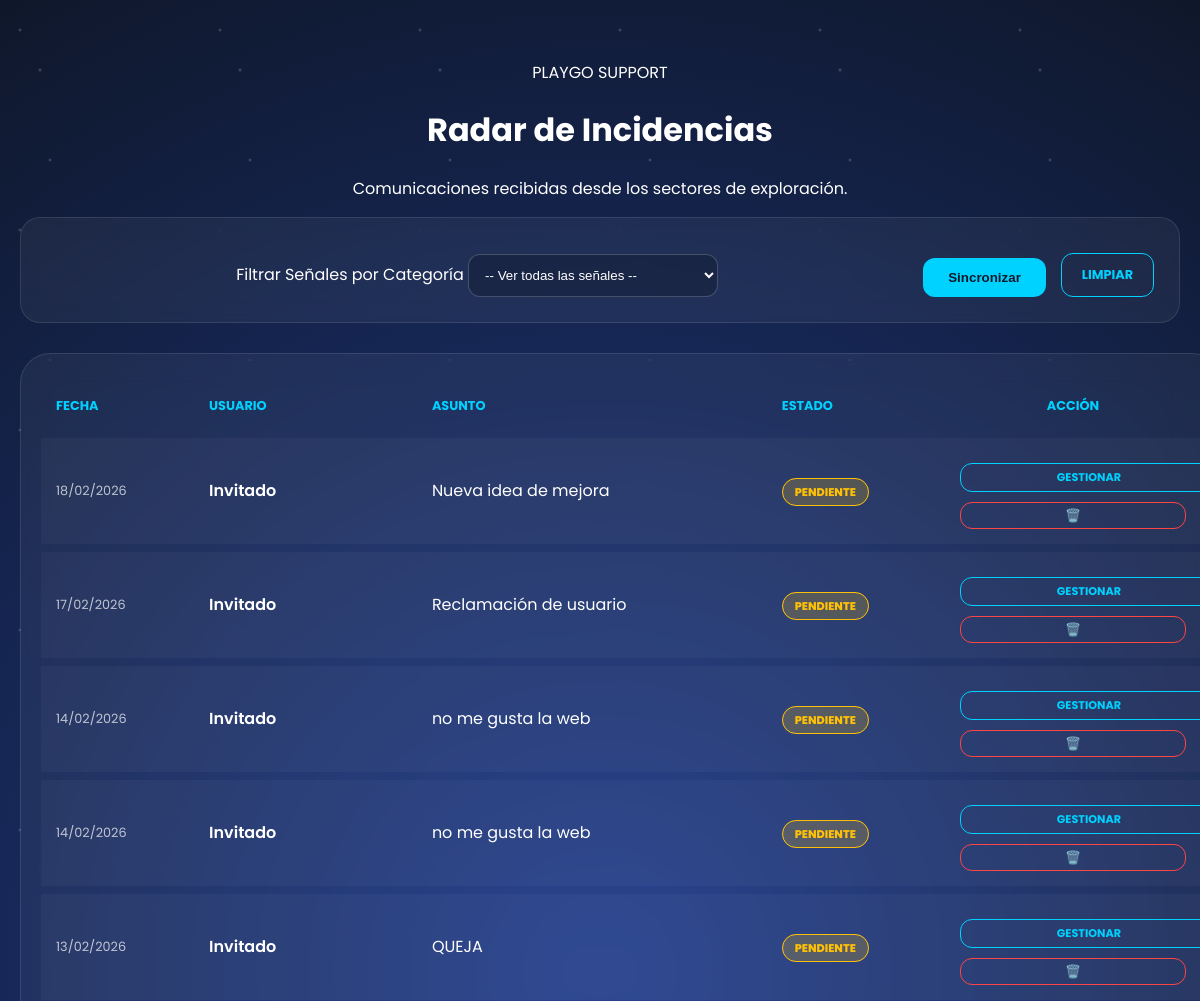
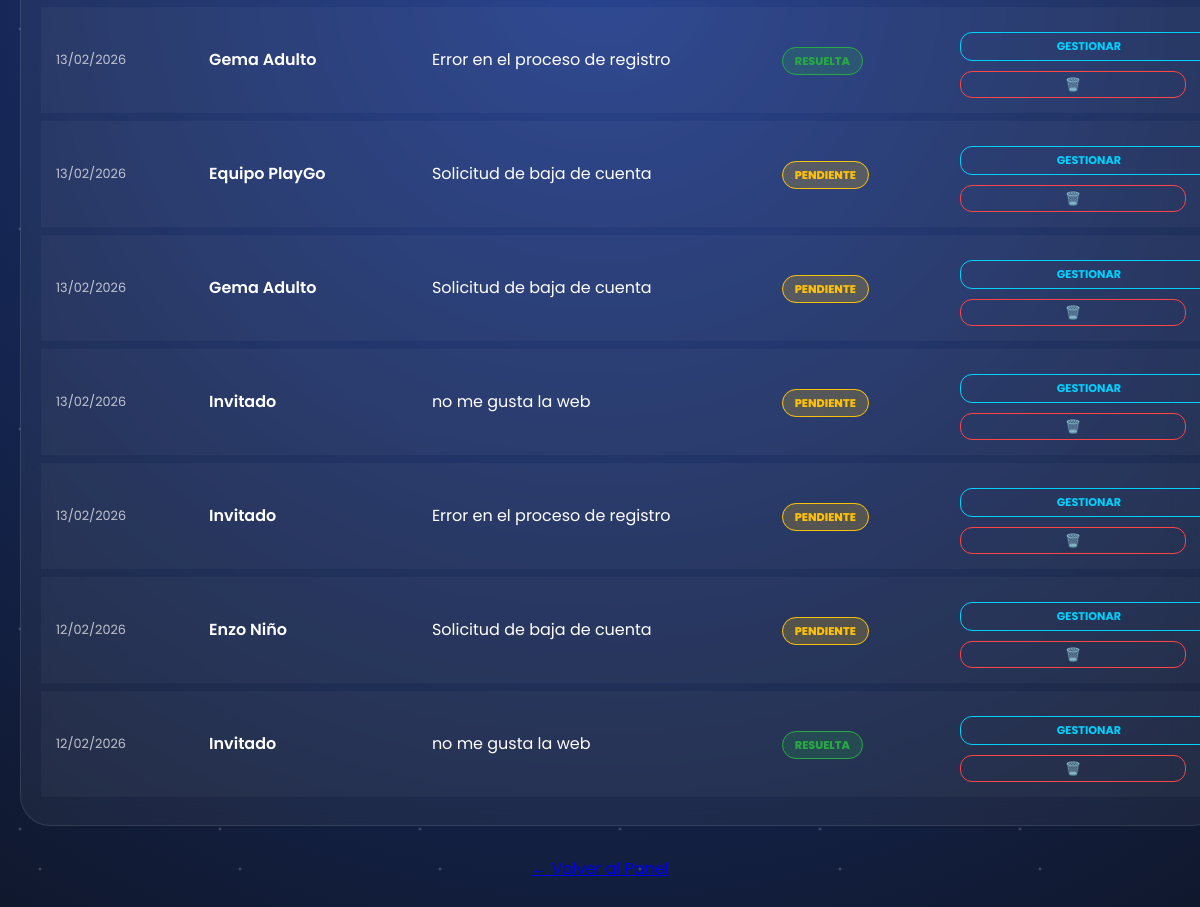
The app's page /administrador/soporte/listar.php (signed in) with its own data (2 pictures, top to bottom).
### tables this page shows
CREATE TABLE `incidencias` (
  `id_incidencia` int(11) NOT NULL,
  `usuario_id` int(11) DEFAULT NULL,
  `tipo` enum('sugerencia','queja','error_alta_usuario','solicitud_baja_usuario','solicitud_modificacion_usuario','incidencia_juego','fallo_seguridad','error_ranking') NOT NULL,
  `asunto` varchar(150) NOT NULL,
  `mensaje` text NOT NULL,
  `estado` enum('pendiente','resuelta') DEFAULT 'pendiente',
  `fecha_reporte` timestamp NOT NULL DEFAULT current_timestamp()
);

CREATE TABLE `usuario` (
  `usuario_id` int(11) NOT NULL,
  `nombres` varchar(100) NOT NULL,
  `correo` varchar(100) NOT NULL,
  `clave` varchar(255) NOT NULL,
  `tipo_usuario` enum('nino','adulto','administrador') NOT NULL,
  `fecha_registro` timestamp NOT NULL DEFAULT current_timestamp()
);

### administrador/soporte/listar.php (the view, shortened to what this page needs)
<?php
require_once "../../configuracion/conexion.php";
$sql = "SELECT i.*, u.nombres as usuario_nombre
        FROM incidencias i
        LEFT JOIN usuario u ON i.usuario_id = u.usuario_id";
$sql .= " ORDER BY i.fecha_reporte DESC";
$res = mysqli_query($conn, $sql);
?>
<!DOCTYPE html>
<html lang="es">
<head>
    <link rel="stylesheet" href="../../assets/css/menu.css">
</head>
<body class="portal-galactico">
    <main class="admin-main">
        <div class="header-panel">
            <div class="logo">PLAY<span>GO</span> SUPPORT</div>
            <h1>Radar de Incidencias</h1>
            <p>Comunicaciones recibidas desde los sectores de exploración.</p>
        </div>
        <form method="GET" class="filtro-consola">
            <div style="flex: 1;">
                <label class="form-label-space">Filtrar Señales por Categoría</label>
                <select name="tipo" class="input-space-select">
                    <option value="">-- Ver todas las señales --</option>
                </select>
            </div>
            <button type="submit" class="btn-filtro">Sincronizar</button>
            <a href="listar.php" class="btn-admin" style="width: auto; padding: 12px 20px;">Limpiar</a>
        </form>
        <div class="card-comando" style="width: 100%; padding: 20px;">
            <table class="table-radar">
                <thead>
                    <tr style="background: transparent; color: #00d2ff; font-size: 0.8rem;">
                        <th>FECHA</th>
                        <th>USUARIO</th>
                        <th>ASUNTO</th>
                        <th>ESTADO</th>
                        <th style="text-align: center;">ACCIÓN</th>
                    </tr>
                </thead>
                <tbody>
                    <?php while($f = mysqli_fetch_assoc($res)): ?>
                    <tr>
                        <td style="font-size: 0.8rem; opacity: 0.7;"><?php echo date('d/m/Y', strtotime($f['fecha_reporte'])); ?></td>
                        <td style="font-weight: 600;"><?php echo $f['usuario_nombre'] ? htmlspecialchars($f['usuario_nombre']) : 'Invitado'; ?></td>
                        <td style="max-width: 200px; overflow: hidden; text-overflow: ellipsis; white-space: nowrap;"><?php echo htmlspecialchars($f['asunto']); ?></td>
                        <td>
                            <span class="badge-status <?php echo $f['estado'] == 'pendiente' ? 'pend' : 'res'; ?>">
                                <?php echo strtoupper($f['estado']); ?>
                            </span>
                        </td>
                        <td style="text-align: center;">
                            <a href="gestion.php?id=<?php echo $f['id_incidencia']; ?>" class="btn-admin" style="padding: 5px 15px; font-size: 0.7rem;">Gestionar</a>
                            <button onclick="confirmarEliminar(<?php echo $f['id_incidencia']; ?>)" class="btn-admin" style="padding: 5px 10px; border-color: #ff4444; color: #ff4444;">🗑️</button>
                        </td>
                    </tr>
                    <?php endwhile; ?>
                </tbody>
            </table>
        </div>
        <div style="margin-top: 30px;">
            <a href="../menu.php" class="btn-logout">← Volver al Panel</a>
        </div>
    </main>
</body>
</html>

### assets/css/menu.css (style rules this page uses)
:root { --playgo-blue: #00d2ff; --playgo-dark: #0f172a; --glass: rgba(255, 255, 255, 0.05); }
body { font-family: 'Poppins', sans-serif; background: radial-gradient(circle at center, #1e3a8a 0%, #0f172a 100%) !important; color: white; min-height: 100vh; margin: 0; overflow-x: hidden; position: relative; }
body::before { content: ""; position: fixed; top: 0; left: 0; width: 100%; height: 100%; background-image: radial-gradient(2px 2px at 20px 30px, #eee, rgba(0,0,0,0)), radial-gradient(2px 2px at 40px 70px, #fff, rgba(0,0,0,0)), radial-gradient(2px 2px at 50px 160px, #ddd, rgba(0,0,0,0)); background-repeat: repeat; background-size: 200px 200px; animation: stars-move 100s linear infinite; opacity: 0.3; z-index: -1; }
.admin-main { max-width: 1200px; margin: 0 auto; padding: 60px 20px; text-align: center; }
.card-comando { background: var(--glass); backdrop-filter: blur(15px); -webkit-backdrop-filter: blur(15px); border: 1px solid rgba(255, 255, 255, 0.1); border-radius: 30px; padding: 40px; transition: all 0.4s cubic-bezier(0.175, 0.885, 0.32, 1.275); }
.btn-admin { display: inline-block; width: 100%; padding: 12px; margin-top: 10px; background: transparent; border: 1px solid var(--playgo-blue); border-radius: 12px; color: var(--playgo-blue); text-decoration: none; font-weight: 700; text-transform: uppercase; font-size: 0.8rem; transition: 0.3s; }

### administrador/soporte/listar.php (style rules this page uses)
.filtro-consola { background: rgba(255, 255, 255, 0.05); backdrop-filter: blur(10px); border: 1px solid rgba(255, 255, 255, 0.1); border-radius: 20px; padding: 25px; margin-bottom: 30px; display: flex; gap: 15px; align-items: flex-end; flex-wrap: wrap; }
.input-space-select { flex: 1; min-width: 250px; background: rgba(0, 0, 0, 0.2); border: 1px solid rgba(255, 255, 255, 0.2); color: white; padding: 12px; border-radius: 12px; outline: none; }
.btn-filtro { background: #00d2ff; color: #0f172a; border: none; padding: 12px 25px; border-radius: 12px; font-weight: 700; cursor: pointer; }
.table-radar { width: 100%; border-collapse: separate; border-spacing: 0 8px; }
.table-radar tr { background: rgba(255, 255, 255, 0.03); transition: 0.3s; }
.table-radar td, .table-radar th { padding: 15px; text-align: left; }
.badge-status { padding: 5px 12px; border-radius: 20px; font-size: 0.7rem; font-weight: 800; }
.pend { background: rgba(255, 193, 7, 0.2); color: #ffc107; border: 1px solid #ffc107; }
.res { background: rgba(40, 167, 69, 0.2); color: #28a745; border: 1px solid #28a745; }

### records on screen
incidencias: fecha_reporte "18/02/2026", shows "Invitado", asunto "Nueva idea de mejora", estado "PENDIENTE"
incidencias: fecha_reporte "17/02/2026", shows "Invitado", asunto "Reclamación de usuario", estado "PENDIENTE"
incidencias: fecha_reporte "14/02/2026", shows "Invitado", asunto "no me gusta la web", estado "PENDIENTE"
incidencias: fecha_reporte "14/02/2026", shows "Invitado", asunto "no me gusta la web", estado "PENDIENTE"
incidencias: fecha_reporte "13/02/2026", shows "Invitado", asunto "QUEJA", estado "PENDIENTE"
incidencias: fecha_reporte "13/02/2026", usuario.nombres "Gema Adulto", asunto "Error en el proceso de registro", estado "RESUELTA"
incidencias: fecha_reporte "13/02/2026", usuario.nombres "Equipo PlayGo", asunto "Solicitud de baja de cuenta", estado "PENDIENTE"
incidencias: fecha_reporte "13/02/2026", usuario.nombres "Gema Adulto", asunto "Solicitud de baja de cuenta", estado "PENDIENTE"
incidencias: fecha_reporte "13/02/2026", shows "Invitado", asunto "no me gusta la web", estado "PENDIENTE"
incidencias: fecha_reporte "13/02/2026", shows "Invitado", asunto "Error en el proceso de registro", estado "PENDIENTE"
incidencias: fecha_reporte "12/02/2026", usuario.nombres "Enzo Niño", asunto "Solicitud de baja de cuenta", estado "PENDIENTE"
incidencias: fecha_reporte "12/02/2026", shows "Invitado", asunto "no me gusta la web", estado "RESUELTA"
